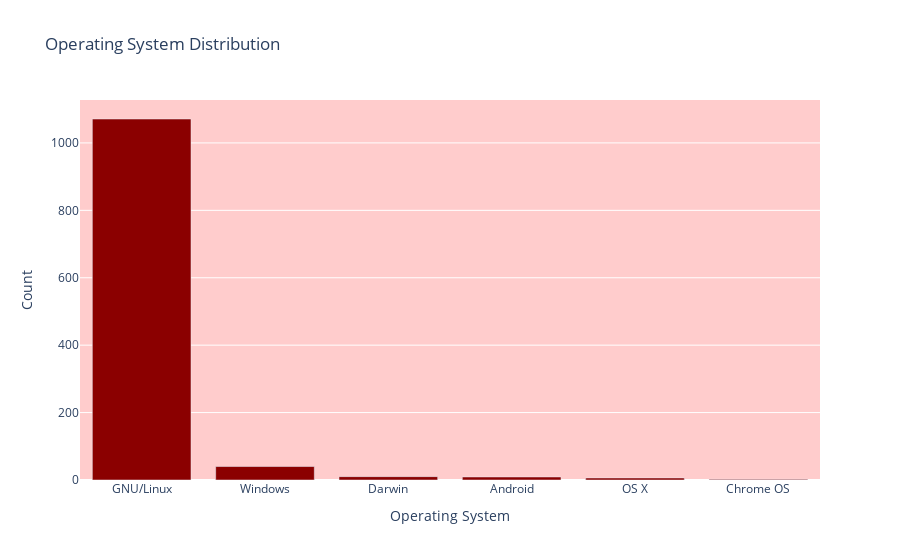

The code cell stored with this chart in its notebook:
### Markdown cell above
According to this information, there are __17 PGP softwares__ used by sellers all around, and __on 6 operating systems__, with __45 different versions of the keys__. 

Let us do some grouping visualization to understand them better.

### Code cell
os = sellers['os_name'].value_counts().reset_index()

fig = px.bar(os,x='os_name',y='count',title='Operating System Distribution',labels={'os_name':'Operating System','count':'Count'},color_discrete_sequence=['darkred'],hover_data='count')
fig.update_layout(plot_bgcolor='rgba(255,0,0,0.2)')
fig.show()

### Figure 1 — Plotly figure (JSON) as saved in the notebook; plotly's stock layout.template omitted (floating-point values rounded to 4 significant figures)
{"data": [{"alignmentgroup": "True", "hovertemplate": "Operating System=%{x}<br>Count=%{y}<extra></extra>", "legendgroup": "", "marker": {"color": "darkred", "pattern": {"shape": ""}}, "name": "", "offsetgroup": "", "orientation": "v", "showlegend": false, "textposition": "auto", "type": "bar", "x": ["GNU/Linux", "Windows", "Darwin", "Android", "OS X", "Chrome OS"], "xaxis": "x", "y": [1071, 40, 10, 9, 6, 2], "yaxis": "y"}], "layout": {"barmode": "relative", "legend": {"tracegroupgap": 0}, "plot_bgcolor": "rgba(255,0,0,0.2)", "title": {"text": "Operating System Distribution"}, "xaxis": {"anchor": "y", "domain": [0, 1], "title": {"text": "Operating System"}}, "yaxis": {"anchor": "x", "domain": [0, 1], "title": {"text": "Count"}}}}
